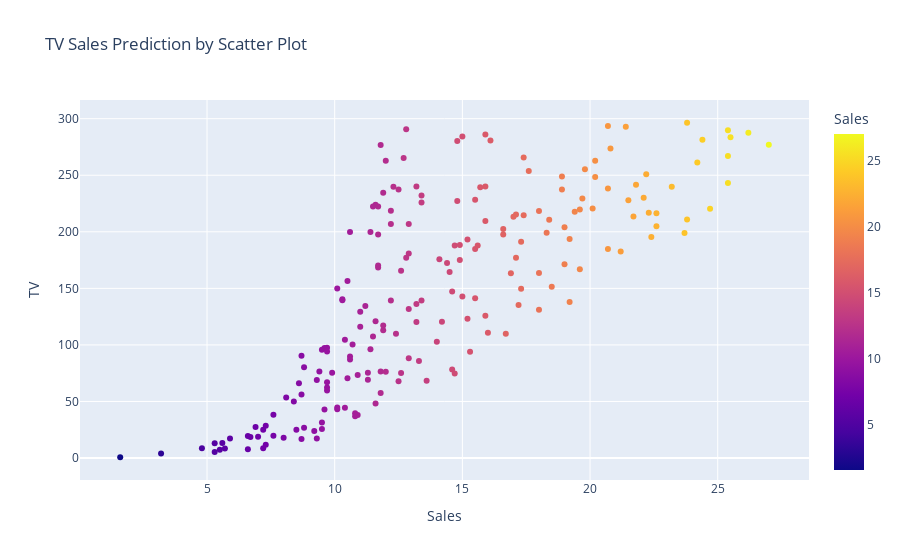

The cell this chart's notebook holds for it:
### Code cell
xy = px.scatter(df,x = 'Sales' ,y='TV',color='Sales',
                title = 'TV Sales Prediction by Scatter Plot',template = 'plotly')
xy.update_layout(xaxis={'categoryorder':'total descending'})
xy.show()

### Figure 1 — Plotly figure (JSON) as saved in the notebook; plotly's stock layout.template omitted (floating-point values rounded to 4 significant figures; data arrays with more than 128 entries replaced by an {"elided": "..."} marker saying what was removed)
{"data": [{"hovertemplate": "Sales=%{marker.color}<br>TV=%{y}<extra></extra>", "legendgroup": "", "marker": {"color": {"elided": "200 float values"}, "coloraxis": "coloraxis", "symbol": "circle"}, "mode": "markers", "name": "", "orientation": "v", "showlegend": false, "type": "scatter", "x": {"elided": "200 float values"}, "xaxis": "x", "y": {"elided": "200 float values"}, "yaxis": "y"}], "layout": {"coloraxis": {"colorbar": {"title": {"text": "Sales"}}, "colorscale": [[0, "#0d0887"], [0.1111, "#46039f"], [0.2222, "#7201a8"], [0.3333, "#9c179e"], [0.4444, "#bd3786"], [0.5556, "#d8576b"], [0.6667, "#ed7953"], [0.7778, "#fb9f3a"], [0.8889, "#fdca26"], [1, "#f0f921"]]}, "legend": {"tracegroupgap": 0}, "title": {"text": "TV Sales Prediction by Scatter Plot"}, "xaxis": {"anchor": "y", "categoryorder": "total descending", "domain": [0, 1], "title": {"text": "Sales"}}, "yaxis": {"anchor": "x", "domain": [0, 1], "title": {"text": "TV"}}}}
